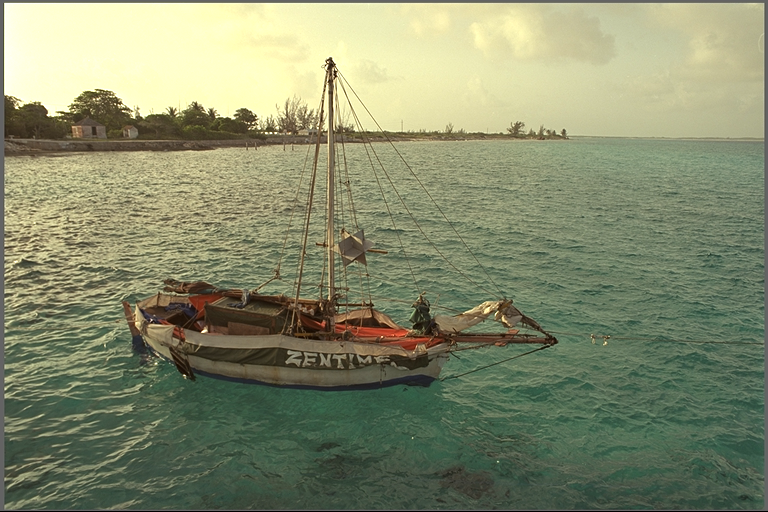
#> input picture Com_graph/HW2~4/target/kodim06.png, 768 x 512 px
$ jupyter execute --allow-errors '7111056417-02-basic RGB color transfer.ipynb'
#> lines starting #> are read from the running program, lines starting #| are printed output that depends on the picture
[cell 1]
import cv2
import numpy as np
from math import*
import matplotlib.pyplot as plt
import os

#印出mean, std
# [21 lines left out: function write_mean_std, not called in this run]
#"算"出mean, std
def mean_std(img_name):
#> called with img_name = './target/kodim06.png'
    img = cv2.imread(img_name)
#> img is the input picture: shape (512, 768, 3); mean B, G, R 108.8, 139.3, 133.2
    img_shape = np.shape(img)
#> img_shape = (512, 768, 3)
    #[B,G,R]
    img_mean = [0, 0, 0]
    img_std = [0, 0, 0]
    for i in range(img_shape[0]):
        for j in range(img_shape[1]):
            for k in range(3):
                img_mean[k] += img[i][j][k]
#> after the loop, img_mean = [42774516, 54779801, 52363612]
    #every element in list divide 512*512
    img_mean[:] = [x/(img_shape[0]*img_shape[1]) for x in img_mean]
    for i in range(img_shape[0]):
        for j in range(img_shape[1]):
            for k in range(3):
                img_std[k] += pow(img[i][j][k]-img_mean[k], 2)
#> after the loop, img_std = [926504406.7, 1.43e+09, 1.69e+09]
    return img_mean, img_std
#印出his
# [25 lines left out: function his, not called in this run]
#執行顏色轉換
def color_tranfer(target_path, source_path):
    target_mean, target_std = mean_std(target_path)
#> target_mean = [108.8, 139.3, 133.2]; target_std = [926504406.7, 1.43e+09, 1.69e+09]
    source_mean, source_std = mean_std(source_path)
#> call 2 of mean_std, with img_name = './source/kodim05.png'
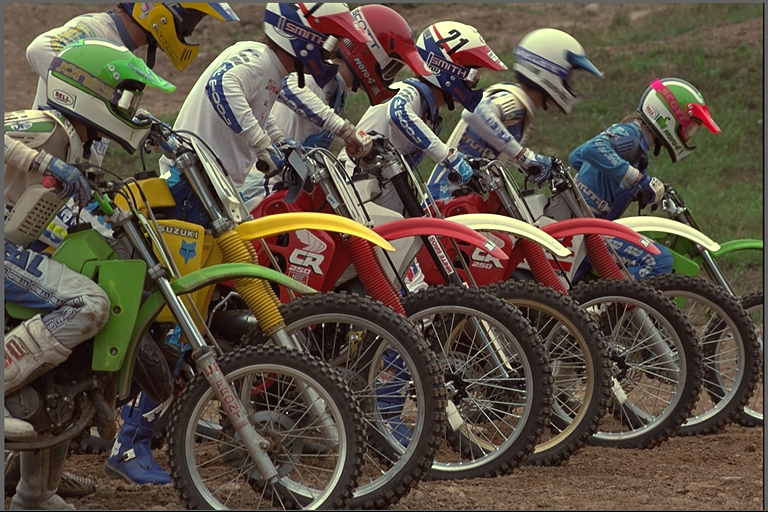
#> input picture Com_graph/HW2~4/source/kodim05.png, 768 x 512 px
#> in mean_std, img is the input picture: shape (512, 768, 3); mean B, G, R 67.5, 81, 91.5
#> after the loop in mean_std (call 2), `for i in range(img_shape[0]):`: img_mean = [26548386, 31859004, 35980596]
#> after the loop in mean_std (call 2), `for i in range(img_shape[0]):`: img_std = [786227690.9, 1.04e+09, 946785851.5]
#> source_mean = [67.52, 81.02, 91.5]; source_std = [786227690.9, 1.04e+09, 946785851.5]
    source_img = cv2.imread(source_path)
    source_shape = np.shape(source_img)
#> source_shape = (512, 768, 3)
    result_img = np.zeros(source_shape[0]*source_shape[1]*3)
    result_img = result_img.reshape(source_shape[0], source_shape[1], 3)
    for i in range(source_shape[0]):
        for j in range(source_shape[1]):
            for k in range(3):
                result_img[i][j][k] = round((target_std[k]/source_std[k])*(source_img[i][j][k]-source_mean[k])+target_mean[k])
                #將範圍維持在(0, 255)
                if result_img[i][j][k] < 0:
                    result_img[i][j][k] = 0
                elif result_img[i][j][k] > 255:
                    result_img[i][j][k] = 255
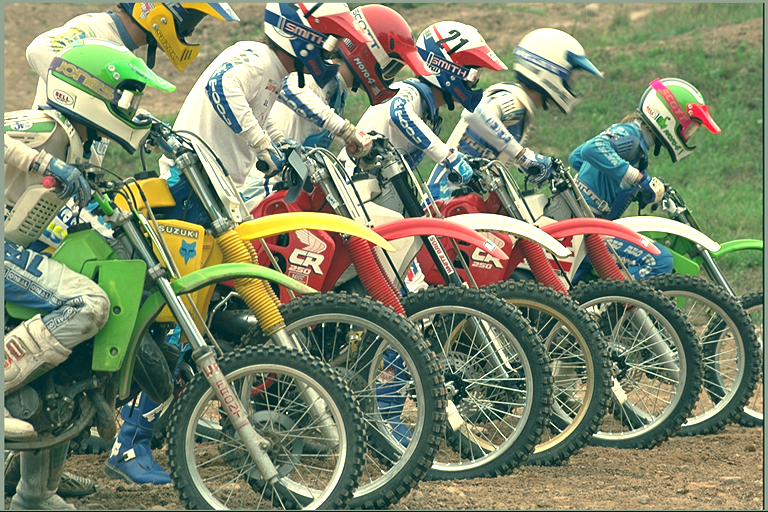
#> result_img: shape (512, 768, 3) float64; mean B, G, R 108.4, 135.1, 126.6
    return result_img
#印出圖片
# [4 lines left out: function print_img, not called in this run]
#生成資料夾
if not os.path.exists("result"):
    os.mkdir("result")
if not os.path.exists("coltra"):
    os.mkdir("coltra")
if not os.path.exists("target"):
    os.mkdir("target")


#main-01
target_path = "./target/"+"kodim06.png"
source_path = "./source/"+"kodim05.png"
result_path = './coltra/01_kodim05_kodim06.png'
result_img = color_tranfer(target_path, source_path)
cv2.imwrite(result_path, result_img)

#main-02
target_path = "./target/"+"kodim08.png"
source_path = "./source/"+"kodim07.png"
result_path = './coltra/02_kodim07_kodim08.png'
result_img = color_tranfer(target_path, source_path)
#> call 2 of color_tranfer, with target_path = './target/kodim08.png', source_path = './source/kodim07.png'
#> call 3 of mean_std, with img_name = './target/kodim08.png'
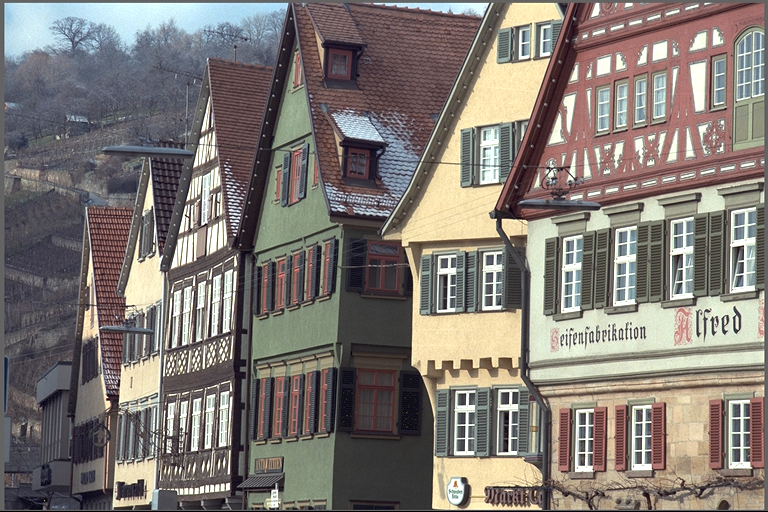
#> input picture Com_graph/HW2~4/target/kodim08.png, 768 x 512 px
#> in mean_std, img is the input picture: shape (512, 768, 3); mean B, G, R 116, 121.1, 128
#> after the loop in mean_std (call 3), `for i in range(img_shape[0]):`: img_mean = [45611450, 47610040, 50316748]
#> after the loop in mean_std (call 3), `for i in range(img_shape[0]):`: img_std = [1.29e+09, 1.68e+09, 1.6e+09]
#> in color_tranfer (call 2), `target_mean, target_std = mean_std(target_path)`: target_mean = [116, 121.1, 128]; target_std = [1.29e+09, 1.68e+09, 1.6e+09]
#> call 4 of mean_std, with img_name = './source/kodim07.png'
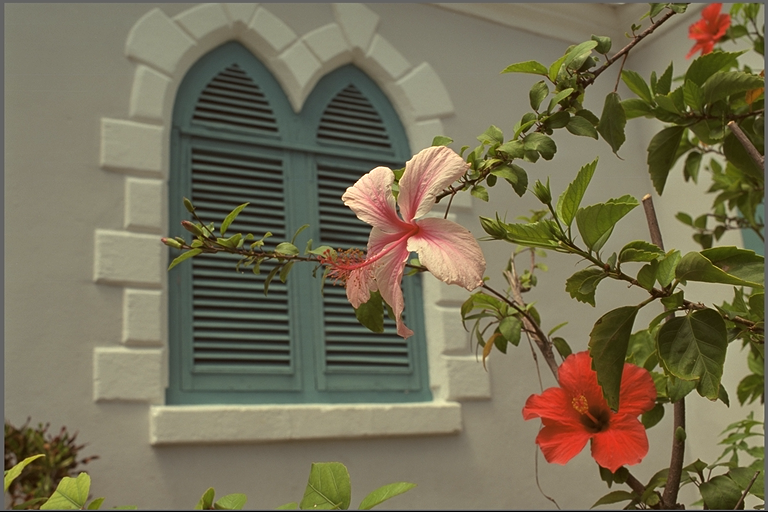
#> input picture Com_graph/HW2~4/source/kodim07.png, 768 x 512 px
#> in mean_std, img is the input picture: shape (512, 768, 3); mean B, G, R 85.4, 110.7, 117.6
#> after the loop in mean_std (call 4), `for i in range(img_shape[0]):`: img_mean = [33569850, 43535602, 46226086]
#> after the loop in mean_std (call 4), `for i in range(img_shape[0]):`: img_std = [605918682.1, 556188034.6, 663477204.5]
#> in color_tranfer (call 2), `source_mean, source_std = mean_std(source_path)`: source_mean = [85.37, 110.7, 117.6]; source_std = [605918682.1, 556188034.6, 663477204.5]
#> after the loop in color_tranfer (call 2), `for i in range(source_shape[0]):`:
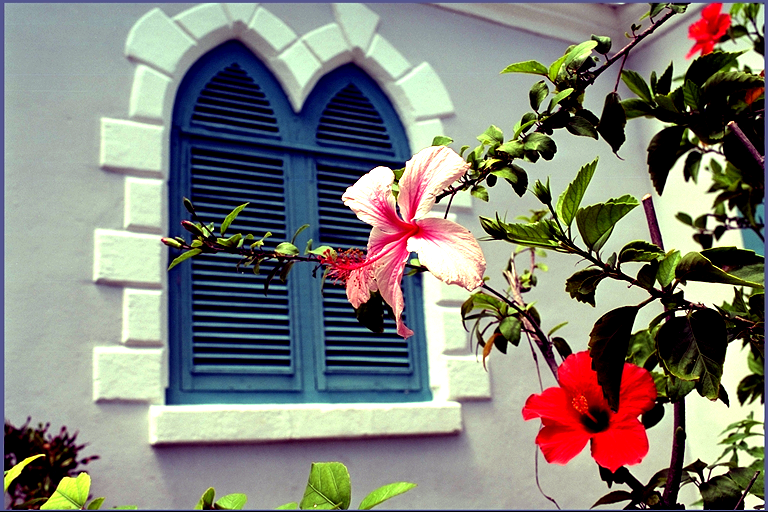
#> result_img: shape (512, 768, 3) float64; mean B, G, R 120.2, 128.4, 128.7
cv2.imwrite(result_path, result_img)

#main-03
target_path = "./target/"+"kodim10.png"
source_path = "./source/"+"kodim09.png"
result_path = './coltra/03_kodim09_kodim10.png'
#> (the rest of this cell did not finish here and is left out)

#> after the loop in mean_std (call 3), `for i in range(img_shape[0]):`: img_mean = [0, 0, 0]
cv2.imwrite(result_path, result_img)
